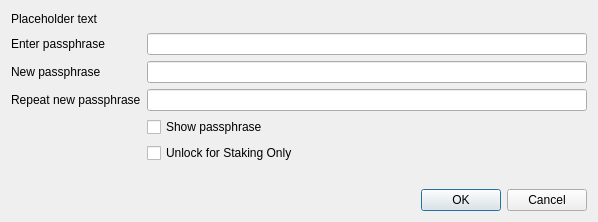
<?xml version="1.0" encoding="UTF-8"?>
<ui version="4.0">
 <class>AskPassphraseDialog</class>
 <widget class="QDialog" name="AskPassphraseDialog">
  <property name="geometry">
   <rect>
    <x>0</x>
    <y>0</y>
    <width>598</width>
    <height>222</height>
   </rect>
  </property>
  <property name="sizePolicy">
   <sizepolicy hsizetype="Preferred" vsizetype="Minimum">
    <horstretch>0</horstretch>
    <verstretch>0</verstretch>
   </sizepolicy>
  </property>
  <property name="minimumSize">
   <size>
    <width>550</width>
    <height>0</height>
   </size>
  </property>
  <property name="windowTitle">
   <string>Passphrase Dialog</string>
  </property>
  <layout class="QVBoxLayout" name="verticalLayout">
   <property name="sizeConstraint">
    <enum>QLayout::SetMinimumSize</enum>
   </property>
   <item>
    <widget class="QLabel" name="warningLabel">
     <property name="text">
      <string notr="true">Placeholder text</string>
     </property>
     <property name="textFormat">
      <enum>Qt::RichText</enum>
     </property>
     <property name="wordWrap">
      <bool>true</bool>
     </property>
    </widget>
   </item>
   <item>
    <layout class="QFormLayout" name="formLayout">
     <property name="sizeConstraint">
      <enum>QLayout::SetMinimumSize</enum>
     </property>
     <property name="fieldGrowthPolicy">
      <enum>QFormLayout::AllNonFixedFieldsGrow</enum>
     </property>
     <item row="0" column="0">
      <widget class="QLabel" name="passLabel1">
       <property name="text">
        <string>Enter passphrase</string>
       </property>
      </widget>
     </item>
     <item row="0" column="1">
      <widget class="QLineEdit" name="passEdit1">
       <property name="echoMode">
        <enum>QLineEdit::Password</enum>
       </property>
      </widget>
     </item>
     <item row="1" column="0">
      <widget class="QLabel" name="passLabel2">
       <property name="text">
        <string>New passphrase</string>
       </property>
      </widget>
     </item>
     <item row="1" column="1">
      <widget class="QLineEdit" name="passEdit2">
       <property name="echoMode">
        <enum>QLineEdit::Password</enum>
       </property>
      </widget>
     </item>
     <item row="2" column="0">
      <widget class="QLabel" name="passLabel3">
       <property name="text">
        <string>Repeat new passphrase</string>
       </property>
      </widget>
     </item>
     <item row="2" column="1">
      <widget class="QLineEdit" name="passEdit3">
       <property name="echoMode">
        <enum>QLineEdit::Password</enum>
       </property>
      </widget>
     </item>
     <item row="3" column="1">
      <widget class="QCheckBox" name="toggleShowPasswordButton">
       <property name="text">
        <string>Show passphrase</string>
       </property>
      </widget>
     </item>
	<item row="4" column="1">
      <widget class="QCheckBox" name="stakingCheckBox">
       <property name="text">
        <string>Unlock for Staking Only</string>
       </property>
       <property name="visible">
       <bool>false</bool>
       </property>
      </widget>
     </item>
     <item row="5" column="1">
      <widget class="QLabel" name="capsLabel">
       <property name="font">
        <font>
         <weight>75</weight>
         <bold>true</bold>
        </font>
       </property>
       <property name="text">
        <string/>
       </property>
       <property name="alignment">
        <set>Qt::AlignCenter</set>
       </property>
      </widget>
     </item>
    </layout>
   </item>
   <item>
    <widget class="QDialogButtonBox" name="buttonBox">
     <property name="orientation">
      <enum>Qt::Horizontal</enum>
     </property>
     <property name="standardButtons">
      <set>QDialogButtonBox::Cancel|QDialogButtonBox::Ok</set>
     </property>
    </widget>
   </item>
  </layout>
 </widget>
 <resources/>
 <connections>
  <connection>
   <sender>buttonBox</sender>
   <signal>accepted()</signal>
   <receiver>AskPassphraseDialog</receiver>
   <slot>accept()</slot>
   <hints>
    <hint type="sourcelabel">
     <x>20</x>
     <y>20</y>
    </hint>
    <hint type="destinationlabel">
     <x>20</x>
     <y>20</y>
    </hint>
   </hints>
  </connection>
  <connection>
   <sender>buttonBox</sender>
   <signal>rejected()</signal>
   <receiver>AskPassphraseDialog</receiver>
   <slot>reject()</slot>
   <hints>
    <hint type="sourcelabel">
     <x>20</x>
     <y>20</y>
    </hint>
    <hint type="destinationlabel">
     <x>20</x>
     <y>20</y>
    </hint>
   </hints>
  </connection>
 </connections>
</ui>
